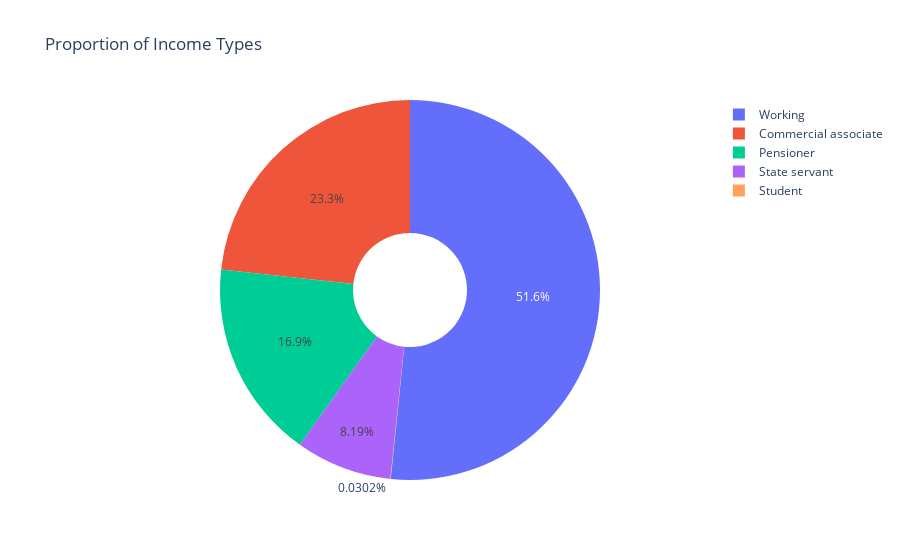

Notebook source saved alongside this figure:
### Code cell
fig = px.pie(agg_df, names="NAME_INCOME_TYPE", 
             title="Proportion of Income Types", 
             hole=0.3)  
fig.show()

### Figure 1 — Plotly figure (JSON) as saved in the notebook; plotly's stock layout.template omitted (floating-point values rounded to 4 significant figures; data arrays with more than 128 entries replaced by an {"elided": "..."} marker saying what was removed)
{"data": [{"domain": {"x": [0, 1], "y": [0, 1]}, "hole": 0.3, "hovertemplate": "NAME_INCOME_TYPE=%{label}<extra></extra>", "labels": {"elided": "36457 str values"}, "legendgroup": "", "name": "", "showlegend": true, "type": "pie"}], "layout": {"legend": {"tracegroupgap": 0}, "title": {"text": "Proportion of Income Types"}}}
